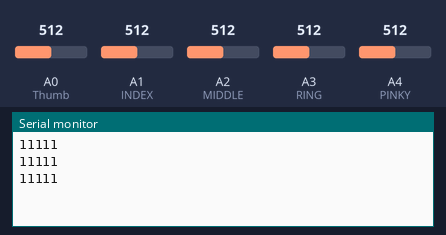
Bench run of a sketch on a simulated Arduino Uno, built with avr-gcc and run on an emulated ATmega328P. On the bench: the last lines printed to the serial monitor. Inputs (shaded band) come from the test bench; at power-on: A0 (Thumb) = 512, A1 (INDEX) = 512, A2 (MIDDLE) = 512, A3 (RING) = 512, A4 (PINKY) = 512.

Above: at 1.2 s.
1.3 s: A0 (Thumb) set to 610
At 1.9 s:
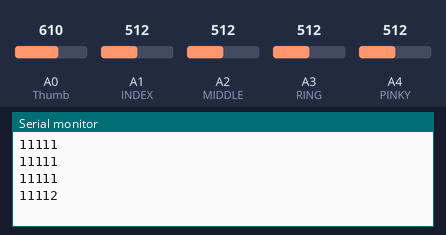
2.8 s: A1 (INDEX) set to 610
At 3.4 s:
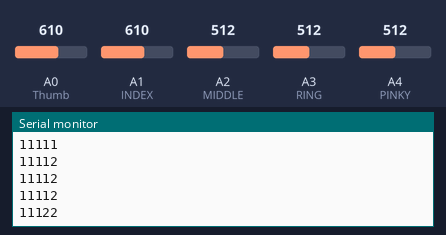
4.3 s: A2 (MIDDLE) set to 610
At 4.9 s:
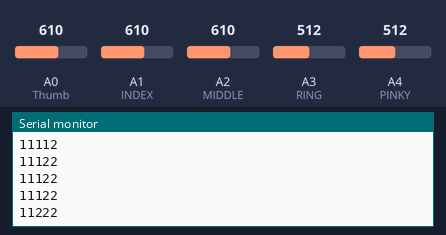
5.8 s: A3 (RING) set to 610
At 6.4 s:
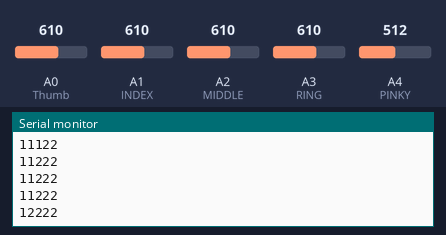
7.3 s: A4 (PINKY) set to 610
At 7.9 s:
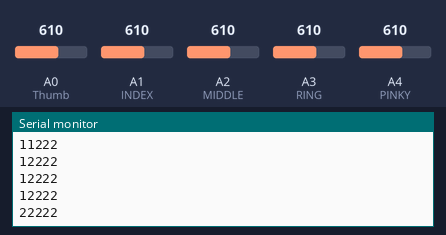
8.8 s: A0 (Thumb) set to 590
At 9.4 s:
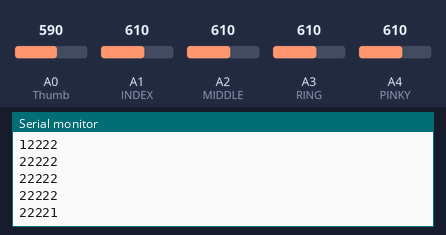
Timing chart, 0 to 11.3 s (numbered marks = the images above; inputs shaded):
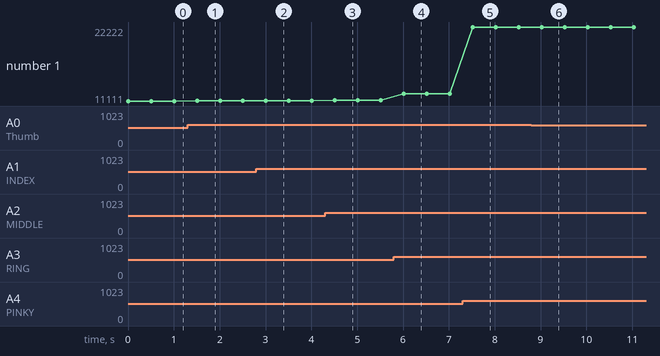

Measured:
- after the input at 1.3 s, the serial monitor: prints a new line after 0.21 s (image 1)
- after the input at 2.8 s, the serial monitor: prints a new line after 0.21 s (image 2)
- after the input at 4.3 s, the serial monitor: prints a new line after 0.21 s (image 3)
- after the input at 5.8 s, the serial monitor: prints a new line after 0.22 s (image 4)
- after the input at 7.3 s, the serial monitor: prints a new line after 0.22 s (image 5)
- after the input at 8.8 s, the serial monitor: prints a new line after 0.23 s (image 6)
- plotted number 1: 11111 → 11112 after the input at 1.3 s, 11112 → 11122 after the input at 2.8 s, 11122 → 11222 after the input at 4.3 s, 11222 → 12222 after the input at 5.8 s, 12222 → 22222 after the input at 7.3 s

The sketch:

Iter2.ino
```cpp
#include <SoftwareSerial.h>
const int Thumb = A0;
const int INDEX = A1;
const int MIDDLE = A2;
const int RING = A3;
const int PINKY = A4;

int thumbval, indexval, middleval, ringval, pinkyval;
int t, i, m, r, p;

void setup() {

    Serial.begin(9600);
    pinMode(Thumb, INPUT);
    pinMode(INDEX, INPUT);
    pinMode(MIDDLE, INPUT);
    pinMode(RING, INPUT);
    pinMode(PINKY, INPUT);
}

void value() {
    t = (analogRead(Thumb) < 300) ? 0 : (analogRead(Thumb) < 600) ? 1 : 2;
    i = (analogRead(INDEX) < 300) ? 0 : (analogRead(INDEX) < 600) ? 1 : 2;
    m = (analogRead(MIDDLE) < 300) ? 0 : (analogRead(MIDDLE) < 600) ? 1 : 2;
    r = (analogRead(RING) < 300) ? 0 : (analogRead(RING) < 600) ? 1 : 2;
    p = (analogRead(PINKY) < 300) ? 0 : (analogRead(PINKY) < 600) ? 1 : 2;
}

void loop() {
    value();  // Call the value function to update t, i, m, r, p

    int sum = t + 10*i + 100*m + 1000*r + 10000*p;  // Calculate sum

    Serial.println(sum);  // Correctly capitalized
    SoftwareSerial mySerial(10, 11);
    delay(500);
}
```
